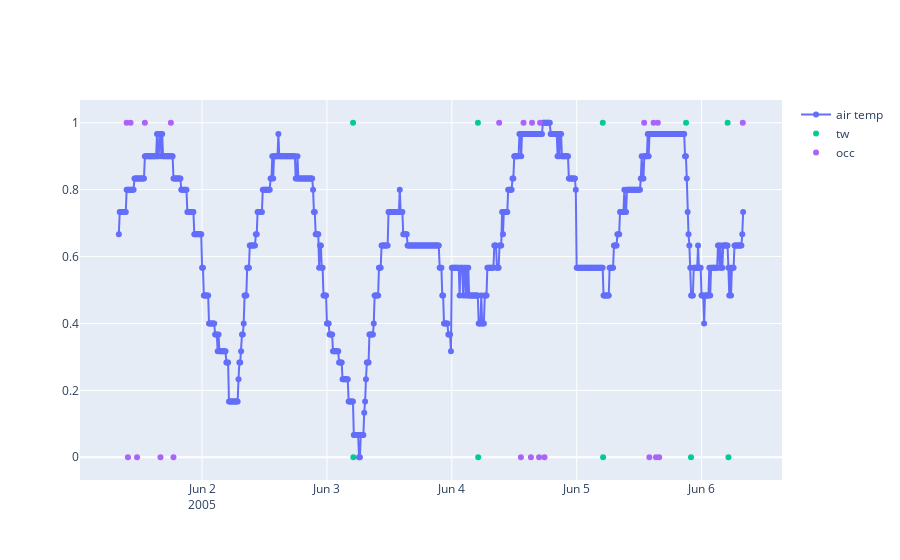

The notebook cell saved with this chart:
### Code cell
e01_june5 = pull_all_data_types(room_num="01", month="06", num_days=5)
plot_all_data_types(e01_june5)

### Figure 1 — Plotly figure (JSON) as saved in the notebook; plotly's stock layout.template omitted (floating-point values rounded to 4 significant figures; data arrays with more than 128 entries replaced by an {"elided": "..."} marker saying what was removed)
{"data": [{"mode": "markers+lines", "name": "air temp", "type": "scatter", "x": {"elided": "721 str values"}, "y": {"elided": "721 float values"}}, {"mode": "markers", "name": "bw", "type": "scatter", "x": [], "y": []}, {"mode": "markers", "name": "tw", "type": "scatter", "x": ["2005-06-03T05:01:10", "2005-06-03T05:04:30", "2005-06-04T05:01:10", "2005-06-04T05:04:30", "2005-06-05T05:01:10", "2005-06-05T05:04:40", "2005-06-05T21:01:30", "2005-06-05T21:58:20", "2005-06-06T05:01:10", "2005-06-06T05:10:30"], "y": [1, 0, 1, 0, 1, 0, 1, 0, 1, 0]}, {"mode": "markers", "name": "occ", "type": "scatter", "x": ["2005-06-01T09:30:00", "2005-06-01T09:45:00", "2005-06-01T10:15:00", "2005-06-01T11:30:00", "2005-06-01T13:00:00", "2005-06-01T16:00:00", "2005-06-01T18:00:00", "2005-06-01T18:30:00", "2005-06-04T09:06:20", "2005-06-04T13:16:40", "2005-06-04T13:47:20", "2005-06-04T15:12:00", "2005-06-04T15:25:20", "2005-06-04T16:46:30", "2005-06-04T16:58:10", "2005-06-04T17:49:20", "2005-06-05T12:58:30", "2005-06-05T13:58:30", "2005-06-05T14:47:00", "2005-06-05T15:14:50", "2005-06-05T15:36:10", "2005-06-05T15:51:40", "2005-06-06T07:55:30"], "y": [1, 0, 1, 0, 1, 0, 1, 0, 1, 0, 1, 0, 1, 0, 1, 0, 1, 0, 1, 0, 1, 0, 1]}], "layout": {}}
